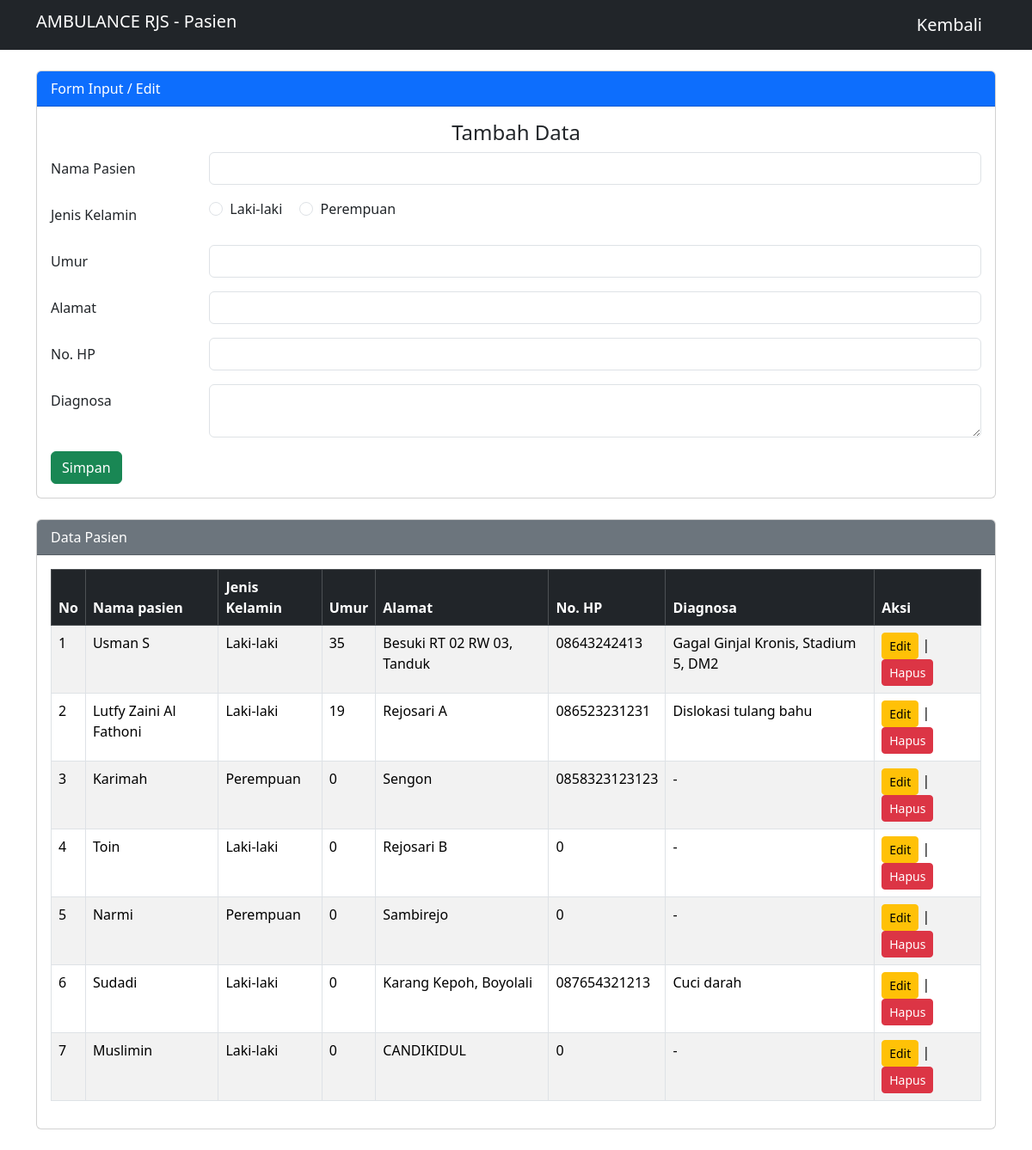
Before: /view/pasien.php (signed in) with the older database file.
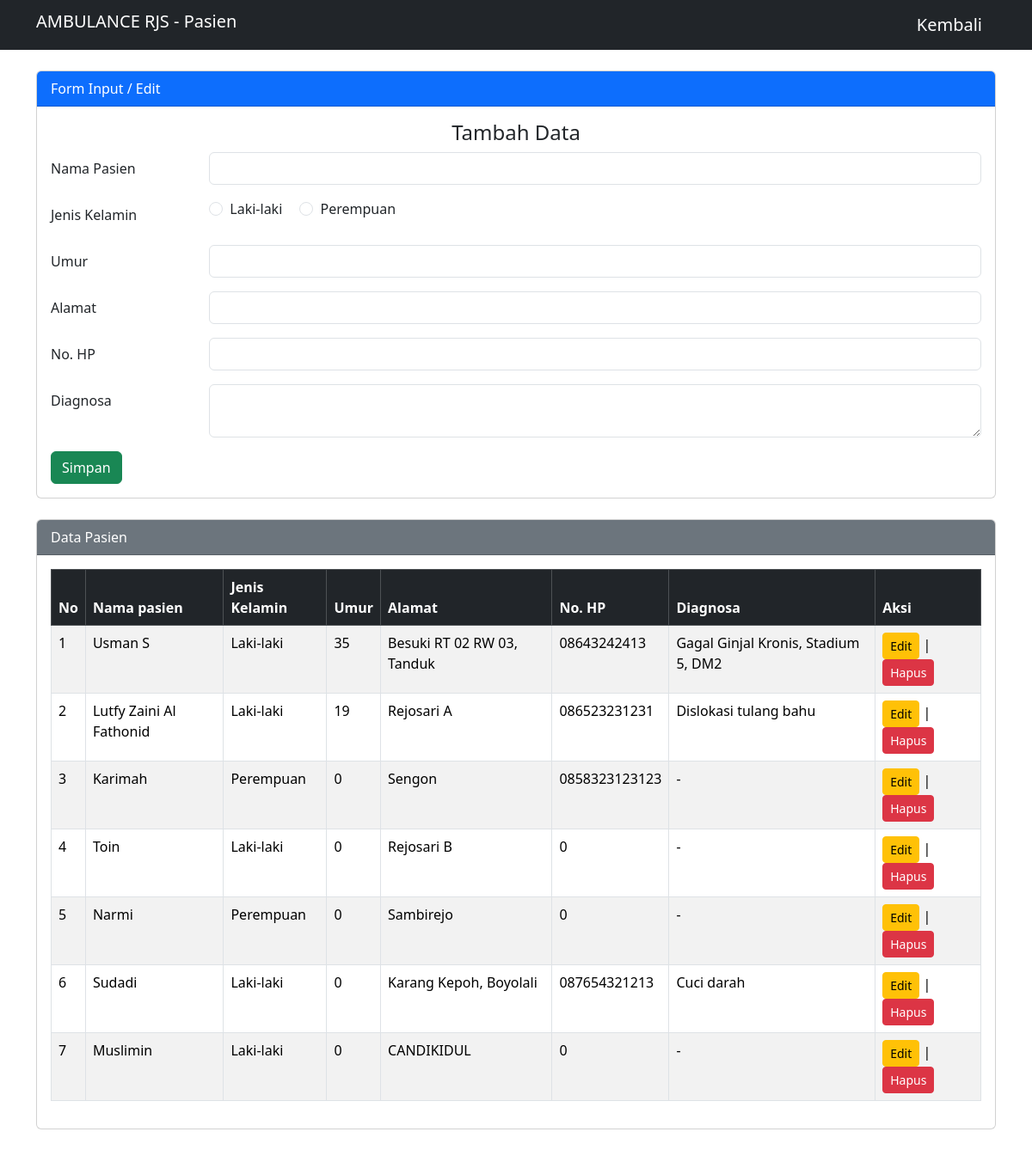
After: the same page with the newer database file.
### tables this page shows
CREATE TABLE `pasien` (
  `id_pasien` int(55) NOT NULL,
  `nama_pasien` varchar(55) NOT NULL,
  `jenis_kelamin` enum('Laki-laki','Perempuan','','') NOT NULL,
  `umur` char(55) NOT NULL,
  `alamat` text NOT NULL,
  `no_hp` char(55) NOT NULL,
  `diagnosa` text NOT NULL
);

### config/koneksi.php (called while the page is built, shortened)
<?php
class database
{
    private $host = "localhost";
    private $username = "root";
    private $pass = "";
    private $db = "ambulance";
    function __construct()
    {
        $this->connect = mysqli_connect($this->host, $this->username, $this->pass, $this->db);
    }
}

### proses/proses-pasien.php (called while the page is built, shortened)
<?php
require_once(__DIR__ . '/../config/koneksi.php');
class pasien
{
    private $db;
    public function __construct()
    {
        $database = new database();
        $this->db = $database->connect;
    }
    public function tampil()
    {
        $data = mysqli_query($this->db, "SELECT * FROM pasien");
        return mysqli_fetch_all($data, MYSQLI_ASSOC);
    }
}

### view/pasien.php (the view, shortened to what the changed rows need)
<?php
require_once(__DIR__ . '/../proses/proses-pasien.php');
$pasien = new Pasien();
include '../template/header.php';
?>
<body>
    <div class="container my-4">
        <div class="card">
            <div class="card-body">
                <table class="table table-bordered table-striped" id="tablePasien">
                    <thead class="table-dark">
                        <tr>
                            <th>No</th>
                            <th>Nama pasien</th>
                            <th>Jenis Kelamin</th>
                            <th>Umur</th>
                            <th>Alamat</th>
                            <th>No. HP</th>
                            <th>Diagnosa</th>
                            <th>Aksi</th>
                        </tr>
                    </thead>
                    <?php
                    $no = 1;
                    foreach ($pasien->tampil() as $data) {
                    ?>
                        <tr>
                            <td><?php echo $no++; ?></td>
                            <td><?php echo $data['nama_pasien']; ?></td>
                            <td><?php echo $data['jenis_kelamin']; ?></td>
                            <td><?php echo $data['umur']; ?></td>
                            <td><?php echo $data['alamat']; ?></td>
                            <td><?php echo $data['no_hp']; ?></td>
                            <td><?php echo $data['diagnosa']; ?></td>
                            <td>
                                <a href="?edit=<?php echo $data['id_pasien']; ?>" class="btn btn-sm btn-warning">Edit</a> |
                                <a href="?hapus=<?php echo $data['id_pasien']; ?>" class="btn btn-sm btn-danger" onclick="return confirm('Yakin hapus data?')">Hapus</a>
                            </td>
                        </tr>
                    <?php
                    } ?>
                </table>
            </div>
        </div>
    </div>
</body>
</html>

Changed rows visible on the page:
changed pasien "Rejosari A": nama_pasien "Lutfy Zaini Al Fathoni" → "Lutfy Zaini Al Fathonid"
